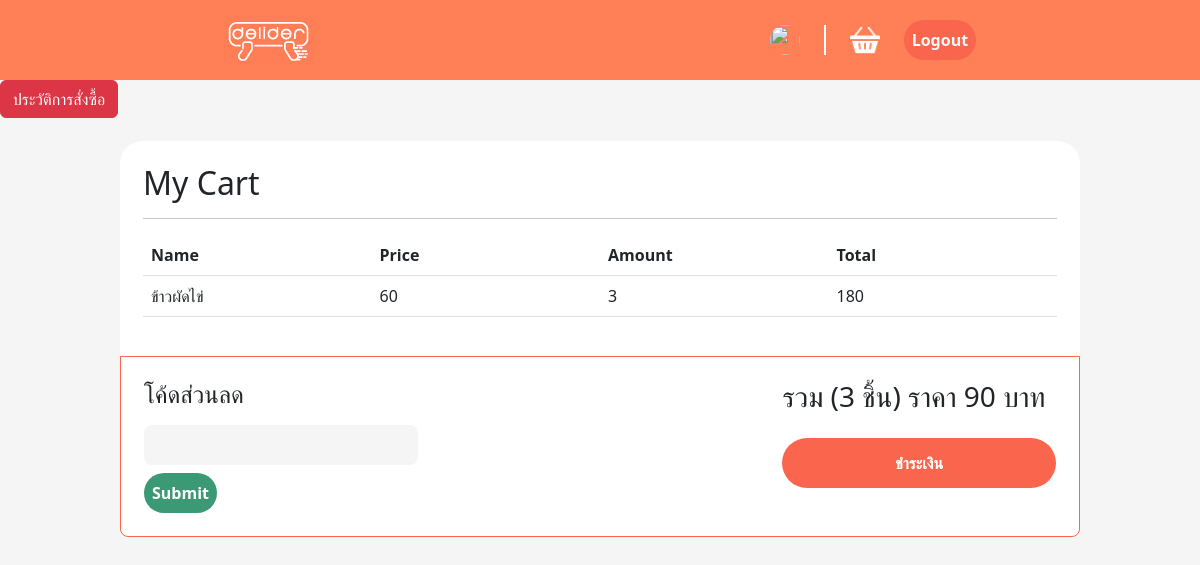
/cart.php?code=FASTFOOD (signed in), run on the app's committed database.
### tables this page shows
CREATE TABLE `viewcart` (
  `id` int(11) NOT NULL,
  `foodname` text NOT NULL,
  `price` int(11) NOT NULL,
  `amount` int(11) NOT NULL,
  `rest_id` text NOT NULL,
  `f_id` text NOT NULL,
  `c_id` text NOT NULL
);

CREATE TABLE `discount` (
  `code` varchar(100) NOT NULL,
  `percent` int(11) NOT NULL,
  `rest_id` text NOT NULL
);

### db/connect.php (called while the page is built)
<?php
function db($qr) {
    $server = "localhost";
    $username = "root";
    $password = "";
    $database = "esan6";
    $conn = new mysqli($server,$username,$password,$database);
    return $conn->query($qr);
}
?>

### cart.php (the view, shortened to what this page needs)
<!DOCTYPE html>
<html lang="en">
<head>
    <link rel="stylesheet" href="css/cart.css">
</head>
<body>
    <?php include('component/header.php'); ?>
<a href="history.php" class="btn btn-danger">ประวัติการสั่งซื้อ</a>
<div class="cart-container">
        <h2>My Cart</h2>
        <hr>
        <table class="table">
            <thead>
                <tr>
                    <th class="w-25">Name</th>
                    <th class="w-25">Price</th>
                    <th class="w-25">Amount</th>
                    <th class="w-25">Total</th>
                </tr>
            </thead>
            <tbody>
            <?php $cart = db('SELECT * FROM viewcart WHERE c_id='.$_SESSION['id'].';');
            $total = 0;
            $piece = 0;
        if ($cart->num_rows > 0) {
            foreach ($cart as $data) {
                $total = $total + ($data['amount'] * $data['price']);
                $piece = $piece + $data['amount']; ?>
                <tr>
                    <td><?php echo $data['foodname'] ?></td>
                    <td><?php echo $data['price'] ?></td>
                    <td><?php echo $data['amount'] ?></td>
                    <td><?php echo $data['amount'] * $data['price'] ?></td>
                </tr>
                <?php } } ?>
            </tbody>
        </table>
    </div>
<div class="payment-container">
        <div class="discount">
            <h4>โค้ดส่วนลด</h4>
            <input id="discount" type="text">
            <div>
                <button onclick="window.location.href = 'cart.php?code='+document.getElementById('discount').value;" class="payment-btn rounded-pill">Submit</button>
            </div>
        </div>
        <div></div>
        <div class="payment gap-3">
            <?php if (isset($_GET['code'])) {
                $percent = db('SELECT * FROM discount WHERE code="'.$_GET['code'].'";');
                if ($percent->num_rows > 0) {
                    $percent = db('SELECT * FROM discount WHERE code="'.$_GET['code'].'";')->fetch_assoc();
                    $total = $total * (100 - $percent['percent']) / 100;
                }
                ?>
                <h3>รวม (<?php echo $piece ?> ชิ้น) ราคา <?php echo $total ?> บาท</h3>
            <?php }else{ ?>
                <h3>รวม (<?php echo $piece ?> ชิ้น) ราคา <?php echo $total ?> บาท</h3>
            <?php } ?>
            <button class="payment-btn rounded-pill" onclick="showcard()">ชำระเงิน</button>
        </div>
    </div>
</body>
</html>

### css/cart.css (style rules this page uses)
body { background-color: #f5f5f5 !important; }
.cart-container { background-color: white; padding: 23px; border-radius: 23px 23px 0 0; max-width: 80%; margin: auto; margin-top: 23px; }
.payment-container { max-width: 80%; margin: 0 auto; border: 1px solid #fa654d; padding: 23px; background-color: white; border-radius: 0 0 8px 8px; display: grid; grid-template-columns: 3fr 4fr 3fr; }
.payment { display: flex; flex-direction: column; }
.payment-btn { border: none; outline: none; padding: 13px; font-weight: bold; background-color: #fa654d; color: white; transition: 0.1s; }
.discount { display: flex; flex-direction: column; grid-gap: 8px; }
.discount>input { width: 100%; border: none; outline: none; padding: 8px; border-radius: 8px; background-color: #f5f5f5; }
.discount>div>button { border: none; outline: none; padding: 8px; font-weight: bold; color: white; background-color: #3b9975; transition: 0.1s; }

### data on the page
viewcart: foodname "ข้าวผัดไข่", price "60", amount "3", $data['amount'] * $data['price'] "180"
discount: percent "90"

### other printed values
$piece "3"
